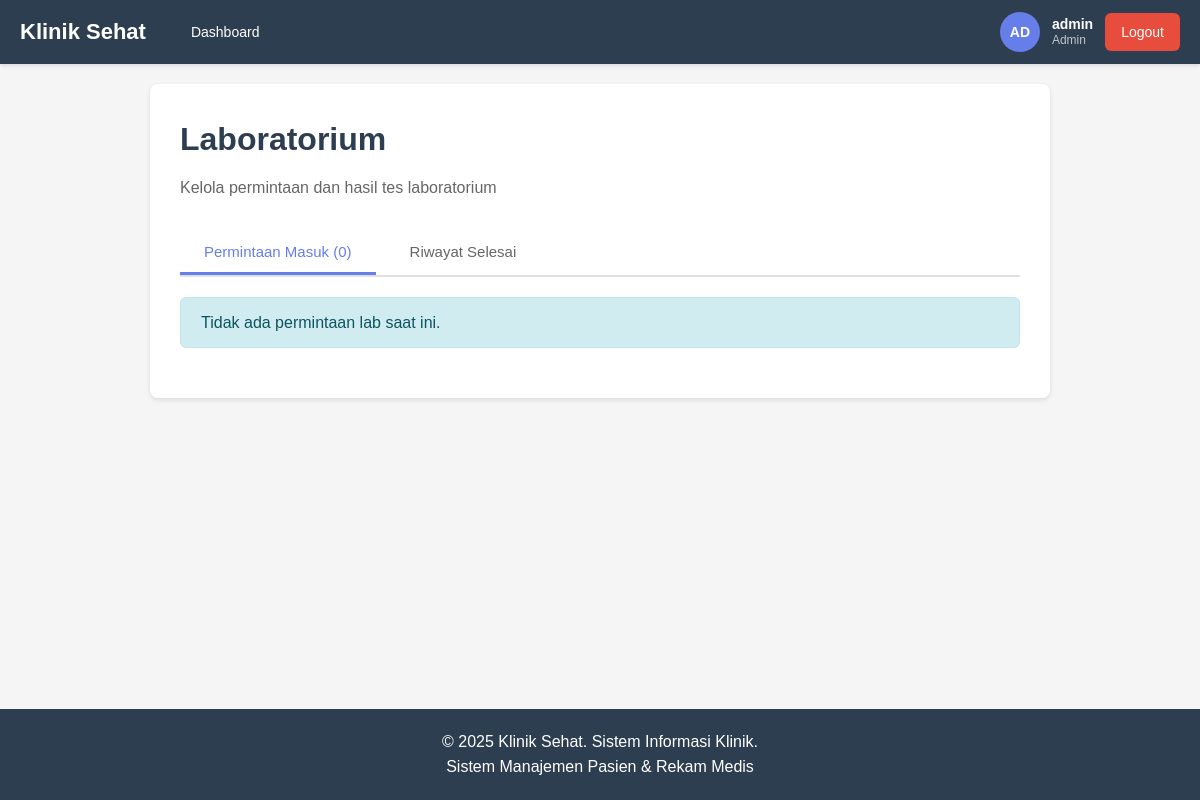
Page /pages/laboratorium.php (signed in) on the earlier database version.
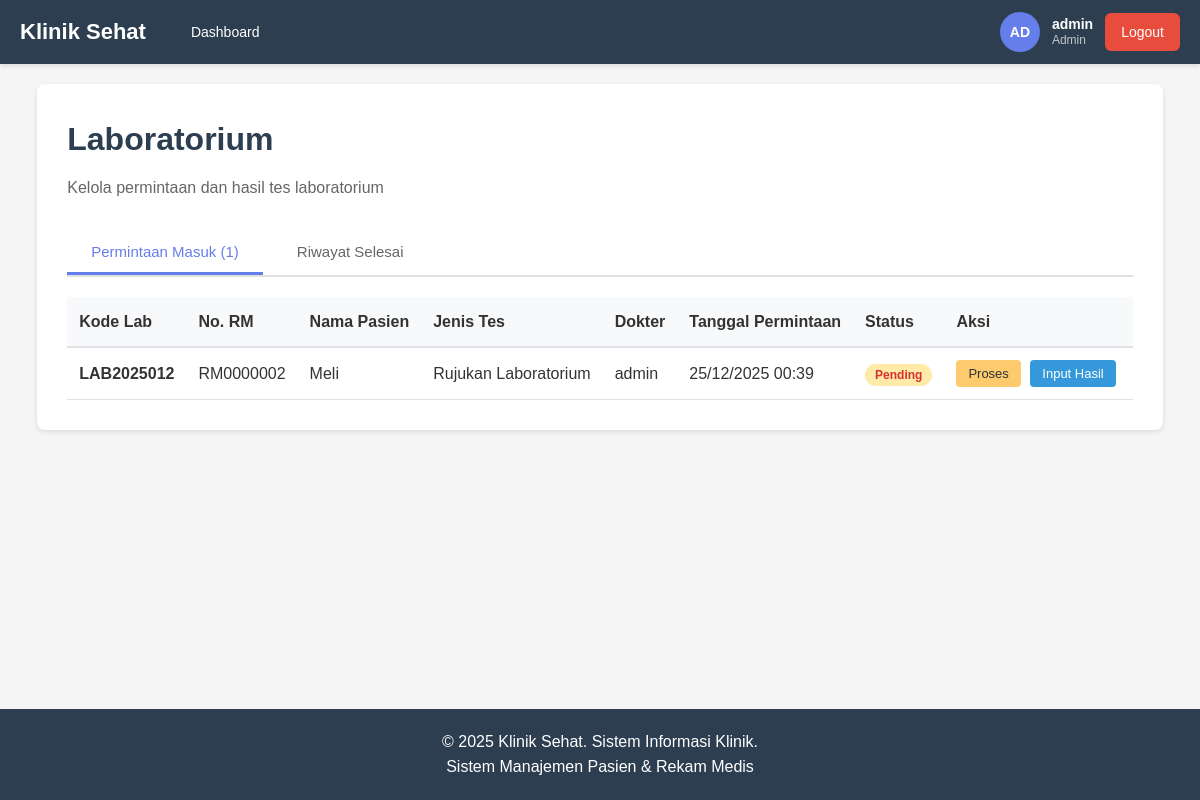
Same page on the later database version.
### tables this page shows
CREATE TABLE `permintaan_lab` (
  `id` int(11) NOT NULL AUTO_INCREMENT,
  `kode_lab` varchar(20) NOT NULL,
  `pemeriksaan_id` int(11) NOT NULL,
  `no_rm` varchar(20) NOT NULL,
  `dokter_id` int(11) NOT NULL,
  `tanggal_permintaan` datetime NOT NULL,
  `jenis_tes` varchar(100) NOT NULL,
  `catatan_dokter` text DEFAULT NULL,
  `status` enum('pending','diproses','selesai','dibatalkan') DEFAULT 'pending',
  `biaya` decimal(10,2) NOT NULL,
  `created_at` timestamp NOT NULL DEFAULT current_timestamp(),
  PRIMARY KEY (`id`),
  UNIQUE KEY `kode_lab` (`kode_lab`),
  KEY `dokter_id` (`dokter_id`),
  KEY `idx_status` (`status`),
  KEY `idx_no_rm` (`no_rm`),
  KEY `idx_pemeriksaan` (`pemeriksaan_id`),
  CONSTRAINT `permintaan_lab_ibfk_1` FOREIGN KEY (`pemeriksaan_id`) REFERENCES `pemeriksaan` (`id`) ON DELETE CASCADE,
  CONSTRAINT `permintaan_lab_ibfk_2` FOREIGN KEY (`no_rm`) REFERENCES `pasien` (`no_rm`) ON DELETE CASCADE,
  CONSTRAINT `permintaan_lab_ibfk_3` FOREIGN KEY (`dokter_id`) REFERENCES `users` (`id`) ON DELETE CASCADE
);

CREATE TABLE `pasien` (
  `id` int(11) NOT NULL AUTO_INCREMENT,
  `no_rm` varchar(20) NOT NULL,
  `nik` varchar(20) NOT NULL,
  `nama` varchar(100) NOT NULL,
  `tanggal_lahir` date NOT NULL,
  `jenis_kelamin` enum('L','P') NOT NULL,
  `alamat` text NOT NULL,
  `telepon` varchar(20) NOT NULL,
  `user_id` int(11) DEFAULT NULL,
  `created_at` timestamp NOT NULL DEFAULT current_timestamp(),
  `updated_at` timestamp NOT NULL DEFAULT current_timestamp() ON UPDATE current_timestamp(),
  PRIMARY KEY (`id`),
  UNIQUE KEY `no_rm` (`no_rm`),
  UNIQUE KEY `nik` (`nik`),
  KEY `user_id` (`user_id`),
  CONSTRAINT `pasien_ibfk_1` FOREIGN KEY (`user_id`) REFERENCES `users` (`id`) ON DELETE SET NULL
);

CREATE TABLE `users` (
  `id` int(11) NOT NULL AUTO_INCREMENT,
  `username` varchar(50) NOT NULL,
  `password` varchar(255) NOT NULL,
  `nama_lengkap` varchar(100) NOT NULL,
  `email` varchar(100) DEFAULT NULL,
  `role` enum('admin','dokter','pendaftaran','farmasi','laboratorium','kasir','pasien') NOT NULL,
  `status` enum('aktif','nonaktif') DEFAULT 'aktif',
  `created_at` timestamp NOT NULL DEFAULT current_timestamp(),
  `updated_at` timestamp NOT NULL DEFAULT current_timestamp() ON UPDATE current_timestamp(),
  PRIMARY KEY (`id`),
  UNIQUE KEY `username` (`username`)
);

### pages/laboratorium.php (the view, shortened to what this page needs)
<?php
$conn = getDBConnection();
$stmt_pending = $conn->prepare("
    SELECT pl.*, p.nama as nama_pasien, u.nama_lengkap as nama_dokter
    FROM permintaan_lab pl
    JOIN pasien p ON pl.no_rm = p.no_rm
    JOIN users u ON pl.dokter_id = u.id
    WHERE pl.status IN ('pending', 'diproses')
    ORDER BY pl.tanggal_permintaan DESC
");
$stmt_pending->execute();
$result_pending = $stmt_pending->get_result();
$pending_labs = [];
while ($row = $result_pending->fetch_assoc()) {
    $pending_labs[] = $row;
}
?>
<!DOCTYPE html>
<html lang="id">
<head>
    <link rel="stylesheet" href="../css/style.css">
</head>
<body>
    <?php include '../includes/header.php'; ?>
    <div class="container">
        <div class="form-container">
            <h1>Laboratorium</h1>
            <p class="subtitle">Kelola permintaan dan hasil tes laboratorium</p>
            <div class="tabs">
                <button class="tab-btn active" onclick="switchTab('pending')">Permintaan Masuk (<?php echo count($pending_labs); ?>)</button>
                <button class="tab-btn" onclick="switchTab('selesai')">Riwayat Selesai</button>
            </div>
            <div id="tab-pending" class="tab-content active">
                <?php if (empty($pending_labs)): ?>
                    <div class="alert alert-info">Tidak ada permintaan lab saat ini.</div>
                <?php else: ?>
                    <div class="table-responsive">
                        <table class="data-table">
                            <thead>
                                <tr>
                                    <th>Kode Lab</th>
                                    <th>No. RM</th>
                                    <th>Nama Pasien</th>
                                    <th>Jenis Tes</th>
                                    <th>Dokter</th>
                                    <th>Tanggal Permintaan</th>
                                    <th>Status</th>
                                    <th>Aksi</th>
                                </tr>
                            </thead>
                            <tbody>
                                <?php foreach ($pending_labs as $lab): ?>
                                <tr>
                                    <td><strong><?php echo htmlspecialchars($lab['kode_lab']); ?></strong></td>
                                    <td><?php echo htmlspecialchars($lab['no_rm']); ?></td>
                                    <td><?php echo htmlspecialchars($lab['nama_pasien']); ?></td>
                                    <td><?php echo htmlspecialchars($lab['jenis_tes']); ?></td>
                                    <td><?php echo htmlspecialchars($lab['nama_dokter']); ?></td>
                                    <td><?php echo date('d/m/Y H:i', strtotime($lab['tanggal_permintaan'])); ?></td>
                                    <td>
                                        <span class="badge badge-<?php echo $lab['status']; ?>">
                                            <?php echo ucfirst($lab['status']); ?>
                                        </span>
                                    </td>
                                    <td>
                                        <?php if ($lab['status'] === 'pending'): ?>
                                            <button class="btn btn-sm btn-warning" onclick="updateStatus(<?php echo $lab['id']; ?>, 'diproses')">Proses</button>
                                        <?php endif; ?>
                                        <button class="btn btn-sm btn-primary" onclick="openInputModal(<?php echo $lab['id']; ?>, '<?php echo htmlspecialchars($lab['kode_lab']); ?>', '<?php echo htmlspecialchars($lab['jenis_tes']); ?>')">Input Hasil</button>
                                    </td>
                                </tr>
                                <?php endforeach; ?>
                            </tbody>
                        </table>
                    </div>
                <?php endif; ?>
            </div>
        </div>
    </div>
    <?php include '../includes/footer.php'; ?>
</body>
</html>

Differences in the rows shown:
added permintaan_lab: kode_lab "LAB2025012", no_rm "RM0000002", pasien.nama "Meli", jenis_tes "Rujukan Laboratorium", dokter.nama_lengkap "admin", tanggal_permintaan "25/12/2025 00:39", status "Pending"
Other differences:
count($pending_labs): "0" → "1"
text no longer shown: "Tidak ada permintaan lab saat ini."
text now shown: "Kode Lab No. RM Nama Pasien Jenis Tes Dokter Tanggal Permintaan Status Aksi"
